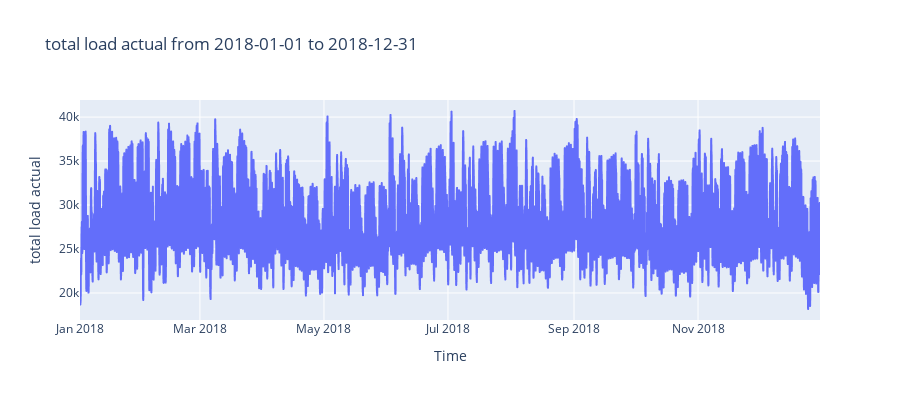

Notebook code for this chart:
### Code cell
plot_series(df,'total load actual','2018-01-01','2018-12-31')

### Figure 1 — Plotly figure (JSON) as saved in the notebook; plotly's stock layout.template omitted (floating-point values rounded to 4 significant figures; data arrays with more than 128 entries replaced by an {"elided": "..."} marker saying what was removed)
{"data": [{"hovertemplate": "Time=%{x}<br>total load actual=%{y}<extra></extra>", "legendgroup": "", "line": {"color": "#636efa", "dash": "solid"}, "marker": {"symbol": "circle"}, "mode": "lines", "name": "", "showlegend": false, "type": "scattergl", "x": {"elided": "8737 str values"}, "xaxis": "x", "y": {"elided": "8737 float values"}, "yaxis": "y"}], "layout": {"height": 400, "legend": {"tracegroupgap": 0}, "title": {"text": "total load actual from 2018-01-01 to 2018-12-31"}, "width": 900, "xaxis": {"anchor": "y", "domain": [0, 1], "title": {"text": "Time"}}, "yaxis": {"anchor": "x", "domain": [0, 1], "title": {"text": "total load actual"}}}}
